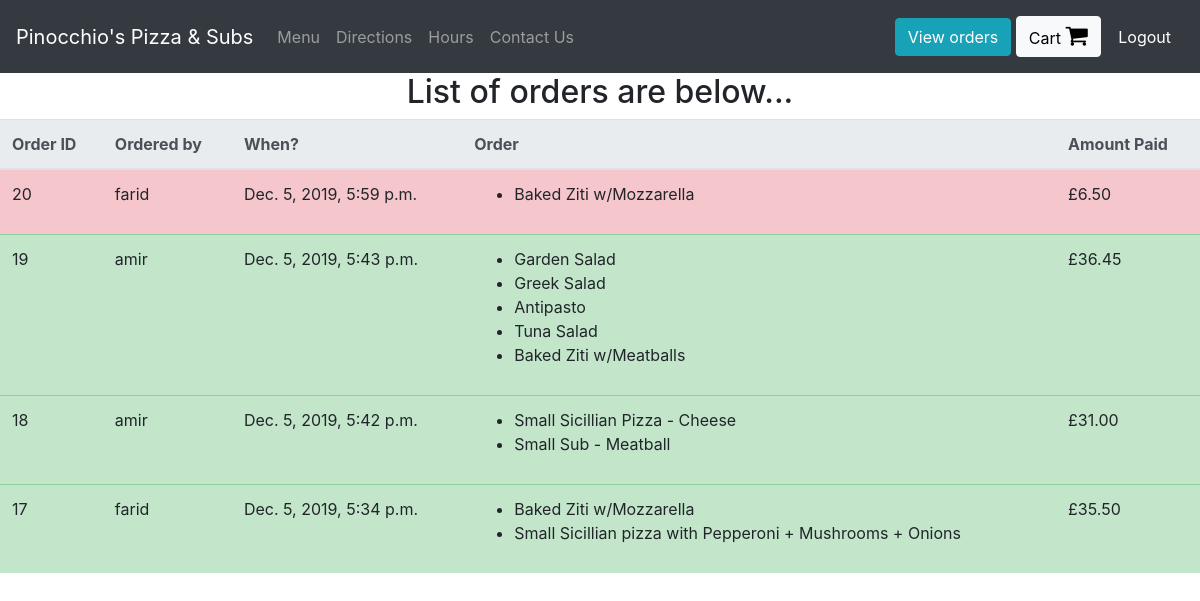
The app's page /view-orders (signed in), older data.
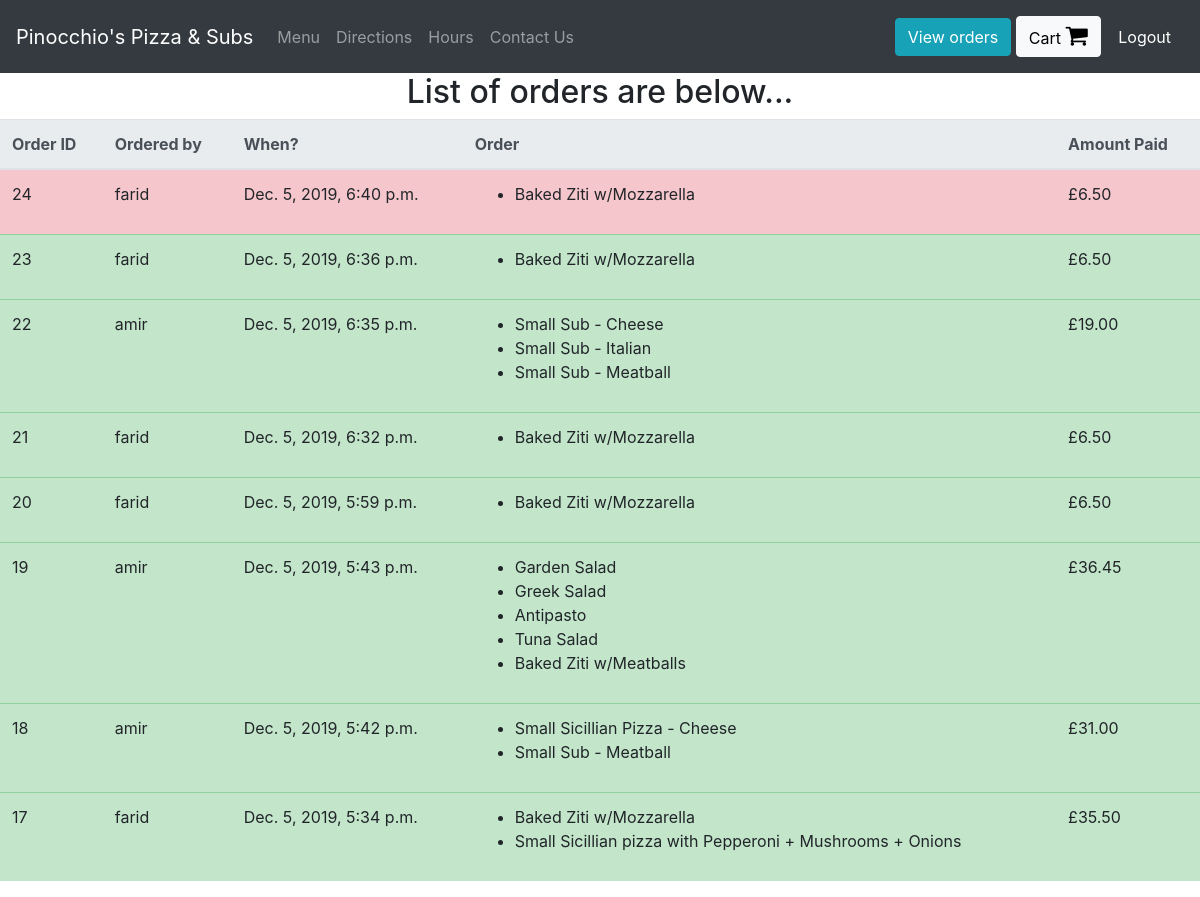
The same page, newer data.
### orders/models.py (models this page shows, shortened)
class UserOrder(models.Model):
    username = models.CharField(max_length=200) #who placed the order
    order = models.TextField() #this will be a string representation of the cart from localStorage
    price = models.DecimalField(max_digits=6, decimal_places=2) #how much was the order
    time_of_order  = models.DateTimeField(default=datetime.now, blank=True)
    delivered = models.BooleanField()

### orders/views.py (the view)
# urls.py: path("view-orders", views.view_orders, name="view_orders"),
def view_orders(request):
    if request.user.is_superuser:
        rows = UserOrder.objects.all().order_by('-time_of_order')
        return render(request, "orders/orders.html", context = {"rows":rows})
    else:
        rows = UserOrder.objects.all().filter(username = request.user.username).order_by('-time_of_order')
        return render(request, "orders/orders.html", context = {"rows":rows})

### orders/templatetags/custom_tags.py (called while the page is built)
@register.filter(name="format_cart")
def format_cart(value):
    return value[1:-1].split(",")

@register.filter(name="format_cart_item")
def format_cart_item(value):
    return value.replace("'","")

### orders/templates/orders/orders.html
{% extends 'orders/header.html' %}
{% load custom_tags %}
{% block content %}
<div class="container-fluid">
  <div class="row justify-content-center">
    {% if user.is_superuser %}
      <h2>List of orders are below...</h2>
    {% else %}
      <h2> Orders by: {{user.get_username}} </h2>
    {% endif %}
    <table class="table">
        <thead class="thead-light">
        <tr>
          <th scope="col">Order ID</th>
          <th scope="col">Ordered by</th>
          <th scope="col">When?</th>
          <th scope="col">Order</th>
          <th scope="col">Amount Paid</th>
        </tr>
        </thead>
        <tbody id = "orders_table">
          {% for row in rows %}
          {% if row.delivered %}
            <tr class="table-success">
          {% else %}
            <tr class="table-danger mark-as-complete">
          {% endif %}
              <td>{{row.id}}</td>
              <td>{{row.username}}</td>
              <td>{{row.time_of_order}}</td>
              <td >
                <ul>
                  {% for item in row.order|format_cart %}
                    <li>{{item|format_cart_item}}</li>
                  {% endfor %}
                </ul>
              </td>
              <td>£{{row.price}}</td>
            </tr>
          {% endfor %}
        </tbody>
    </table>
  </div>
</div>
{% endblock %}

### orders/templates/orders/header.html (shortened to what this page needs)
<!doctype html>
<html lang="en">
  <head>
    <link rel="stylesheet" href="https://stackpath.bootstrapcdn.com/bootstrap/4.3.1/css/bootstrap.min.css">
    <link rel="stylesheet" href="https://cdnjs.cloudflare.com/ajax/libs/font-awesome/4.7.0/css/font-awesome.min.css">
    <link href="https://cdnjs.cloudflare.com/ajax/libs/toastr.js/latest/toastr.min.css" rel="stylesheet"/>
    {% load static %}
    <link rel="stylesheet" href="{% static 'orders/main.js' %}">
  </head>
  <body>
    <nav class="navbar navbar-expand-lg navbar-dark bg-dark">
      <a class="navbar-brand" href="#">Pinocchio's Pizza & Subs</a>
      <div class="collapse navbar-collapse" id="navbarText">
        {% if user.is_authenticated %}
        <ul class="navbar-nav mr-auto">
          <li class="nav-item">
            <a class="nav-link" href="/">Menu</a>
          </li>
          <li class="nav-item">
            <a class="nav-link" href="/directions">Directions</a>
          </li>
          <li class="nav-item">
            <a class="nav-link" href="/hours">Hours</a>
          </li>
          <li class="nav-item">
            <a class="nav-link" href="/contact">Contact Us</a>
          </li>
        </ul>
        <span class="navbar-text">
          <a href="/view-orders" class="btn btn-info">View orders</a>
          <a href="/cart" class="btn btn-light" style="color:black;">Cart <i class="fa fa-shopping-cart" style="font-size:24px;"></i></a>
          <button type="button" class="btn btn-dark" onclick="logout()">Logout</button>
        </span>
        {% endif %}
      </div>
    </nav>
    {% block content %}
    {% endblock %}
  </body>
</html>

Row changes from the older to the newer data that the page shows:
added UserOrder: id "24", username "farid", time_of_order "Dec. 5, 2019, 6:40 p.m.", order "Baked Ziti w/Mozzarella", price "6.50"
added UserOrder: id "23", username "farid", time_of_order "Dec. 5, 2019, 6:36 p.m.", order "Baked Ziti w/Mozzarella", price "6.50"
added UserOrder: id "22", username "amir", time_of_order "Dec. 5, 2019, 6:35 p.m.", order "Small Sub - Cheese" "Small Sub - Italian" "Small Sub - Meatball", price "19.00"
added UserOrder: id "21", username "farid", time_of_order "Dec. 5, 2019, 6:32 p.m.", order "Baked Ziti w/Mozzarella", price "6.50"
changed UserOrder "Dec. 5, 2019, 5:59 p.m.": delivered False → True (drawn)
